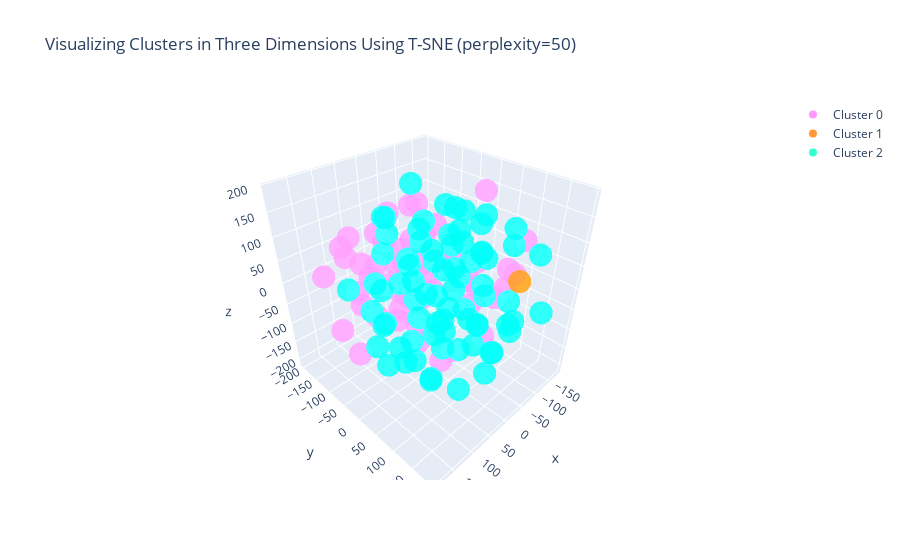

Write notebook code for a chart like this one.
### Code cell
#trace1 is for 'Cluster 0'
trace1 = go.Scatter3d(
                    x = cluster0["TC1_3d"],
                    y = cluster0["TC2_3d"],
                    z = cluster0["TC3_3d"],
                    mode = "markers",
                    name = "Cluster 0",
                    marker = dict(color = 'rgba(255, 128, 255, 0.8)'),
                    text = cluster0.index)

#trace2 is for 'Cluster 1'
trace2 = go.Scatter3d(
                    x = cluster1["TC1_3d"],
                    y = cluster1["TC2_3d"],
                    z = cluster1["TC3_3d"],
                    mode = "markers",
                    name = "Cluster 1",
                    marker = dict(color = 'rgba(255, 128, 2, 0.8)'),
                    text = cluster1.index)

#trace3 is for 'Cluster 2'
trace3 = go.Scatter3d(
                    x = cluster2["TC1_3d"],
                    y = cluster2["TC2_3d"],
                    z = cluster2["TC3_3d"],
                    mode = "markers",
                    name = "Cluster 2",
                    marker = dict(color = 'rgba(0, 255, 200, 0.8)'),
                    text = cluster2.index)

data = [trace1, trace2, trace3]

title = "Visualizing Clusters in Three Dimensions Using T-SNE (perplexity=" + str(perplexity) + ")"

layout = dict(title = title,
              xaxis= dict(title= 'TC1',ticklen= 5,zeroline= False),
              yaxis= dict(title= 'TC2',ticklen= 5,zeroline= False)
             )

fig = dict(data = data, layout = layout)

iplot(fig)

### Figure 1 — Plotly figure (JSON) as saved in the notebook; plotly's stock layout.template omitted (floating-point values rounded to 4 significant figures)
{"data": [{"marker": {"color": "rgba(255, 128, 255, 0.8)"}, "mode": "markers", "name": "Cluster 0", "text": ["Sierra Leone", "Kenya", "Liechtenstein", "Ethiopia", "Sudan", "Benin", "West Bank and Gaza", "India", "Somalia", "Honduras", "Equatorial Guinea", "Bolivia", "Guinea-Bissau", "Zambia", "Bangladesh", "Indonesia", "Jamaica", "South Africa", "Angola", "Cote d'Ivoire", "Timor-Leste", "Kosovo", "Mali", "Gabon", "Malawi", "Mauritania", "Mozambique", "Haiti", "Guyana", "Philippines", "Ghana", "Madagascar", "Central African Republic", "Namibia", "Guatemala", "Cambodia", "Burundi", "Tanzania", "Zimbabwe", "Sao Tome and Principe", "Burkina Faso", "Senegal", "Papua New Guinea", "Guinea", "Rwanda", "Chad", "Niger", "Bhutan", "Cabo Verde", "Cameroon", "Pakistan"], "type": "scatter3d", "x": [5.177, 2.153, 161.6, -50.61, -54.58, -101.2, 144.6, -21.94, -90.63, 30.81, -91.84, -155.7, -27.84, -21.79, 27.45, 162.9, 20.91, -99.9, -65.1, 41.12, 101.7, -70.81, 60.67, 121.8, 60.68, 50.95, -51.34, 60.69, -37.67, -95.66, 187.4, -15.61, 8.039, 83.32, 39.19, -159.1, -108.2, -80.78, 4.262, -146.6, -2.839, 60.66, 62.5, -25.81, 13.92, -41.69, -24.41, -103.2, -115.7, -165.6, -110.7], "y": [-165.6, -96.39, -39.21, -144.2, 3.306, -91.35, -147.0, 5.675, -119.3, -58.29, -159.4, 81.64, -56.07, -111.1, 81.03, -75.43, -55.56, 55.57, -109.0, 136.1, -92.49, 58.17, -35.67, -112.1, -100.3, -128.1, -129.1, -164.1, -43.9, -54.13, 11.52, -165.9, -129.8, -108.6, 125.8, -87.86, 95.4, -76.97, 168.5, -27.43, -103.2, 21.81, -172.9, -154.7, -30.93, -102.2, -196.5, 74.16, 14.36, 90.55, -135.5], "z": [-24.88, -110.0, 115.3, 1.241, -68.39, 60.92, 18.69, -208.4, -43.02, -29.37, 85.14, -8.935, -71.1, -56.75, -97.55, -59.98, 32.45, -154.4, 114.3, 130.6, -41.39, 190.1, -71.02, 88.05, -98.28, -16.67, -119.8, -67.81, -7.992, -21.22, -46.11, -86.27, 48.83, 37.46, 42.23, -24.95, 31.68, -91.33, 80.08, -72.59, -6.72, -92.98, 61.13, 91.34, -105.8, 44.38, 29.83, -43.91, -51.05, 68.72, 17.77]}, {"marker": {"color": "rgba(255, 128, 2, 0.8)"}, "mode": "markers", "name": "Cluster 1", "text": ["United States"], "type": "scatter3d", "x": [-67.72], "y": [148.8], "z": [48.21]}, {"marker": {"color": "rgba(0, 255, 200, 0.8)"}, "mode": "markers", "name": "Cluster 2", "text": ["Slovenia", "Fiji", "Malta", "Paraguay", "Croatia", "Mongolia", "Denmark", "Ukraine", "Germany", "Algeria", "Azerbaijan", "Cyprus", "Bahrain", "Belgium", "Singapore", "Japan", "Andorra", "Morocco", "Spain", "Chile", "Brazil", "Kazakhstan", "Monaco", "Dominican Republic", "Mexico", "Mauritius", "Nicaragua", "Tunisia", "Uzbekistan", "Lebanon", "Finland", "Georgia", "Saudi Arabia", "Italy", "United Kingdom", "United Arab Emirates", "Albania", "Peru", "Suriname", "Moldova", "Lithuania", "Israel", "Netherlands", "Maldives", "Greece", "Serbia", "Turkey", "Antigua and Barbuda", "Estonia", "Cuba", "Ecuador", "Belarus", "Latvia", "Austria", "France", "Grenada", "Portugal", "Luxembourg", "Sweden", "Iceland", "San Marino", "El Salvador", "Belize", "Panama", "Costa Rica", "Dominica", "Hungary", "Qatar", "Oman", "Trinidad and Tobago", "Armenia", "China", "Uruguay", "Thailand", "Norway"], "type": "scatter3d", "x": [-99.63, 112.5, 7.131, -22.34, -16.75, 36.85, 15.88, 71.19, -11.17, -161.3, -98.7, 16.41, 74.73, -80.2, -6.833, 167.7, 127.7, 69.27, -29.32, 113.1, -17.74, -57.09, 138.5, -103.4, -101.0, -112.9, 47.23, 68.1, 90.37, 65.08, -1.809, 70.97, 11.67, -105.3, -93.37, 97.08, -98.46, -128.3, 29.81, 66.33, -38.59, -40.63, 113.2, 10.91, 28.64, 121.4, 86.8, -16.27, -37.3, 70.45, 84.65, -163.2, -67.36, -43.75, -56.86, -74.51, -53.29, 74.27, -47.62, -15.6, 104.3, 124.7, -66.77, 28.47, -21.61, 150.0, -20.97, 66.53, 5.772, -42.47, 143.1, -177.6, 134.8, 10.8, 174.2], "y": [121.7, -9.03, -55.19, 135.5, 48.81, 75.47, 164.5, 96.48, 180.9, 3.621, -34.64, -13.41, 70.95, 193.3, -61.43, 129.1, -9.974, 67.67, 120.5, -38.06, -12.4, 45.52, 60.91, 27.7, -1.744, 26.28, -1.872, -7.574, 98.52, 30.5, 113.5, -55.36, 81.66, 103.7, 166.7, 172.6, -173.1, -37.94, 80.72, 160.6, 83.47, 4.71, 11.83, -5.532, -95.61, 118.2, -46.34, 40.29, -0.05856, -50.49, 43.03, 69.22, -49.09, 81.19, 136.2, -19.23, 85.71, 14.92, 148.0, 60.02, 106.9, 51.24, 9.443, 6.66, -57.47, 5.036, 103.9, 134.0, 35.13, -9.049, -69.9, -18.46, 20.43, 38.49, 66.18], "z": [-102.1, -33.7, -172.1, -99.83, 131.6, 5.986, -54.95, -52.73, 9.69, -6.785, 118.7, 97.3, -150.4, -3.543, 186.8, 4.9, 61.44, 134.6, -170.5, -109.2, 41.42, 49.46, -31.32, 104.7, -114.3, 38.37, 31.95, -161.1, 72.64, -24.79, -33.75, 77.27, 188.3, 122.1, 99.26, 70.94, -75.26, 28.92, 88.73, -7.983, 90.97, 96.53, 159.6, -17.58, 120.4, -76.13, 8.47, 1.859, -137.2, 151.7, 33.23, -87.64, -159.8, -74.56, 120.1, 51.23, -7.393, 98.25, -38.94, -136.3, 5.625, 89.68, -6.671, 149.8, 92.33, 22.77, 41.15, -133.3, -61.53, 151.9, 26.41, 81.94, -103.4, 58.33, 41.73]}], "layout": {"title": {"text": "Visualizing Clusters in Three Dimensions Using T-SNE (perplexity=50)"}, "xaxis": {"ticklen": 5, "title": {"text": "TC1"}, "zeroline": false}, "yaxis": {"ticklen": 5, "title": {"text": "TC2"}, "zeroline": false}}}
